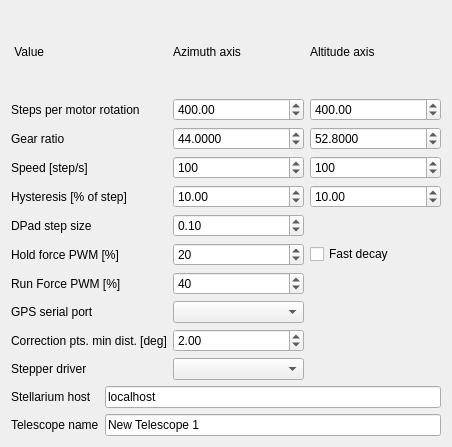
<?xml version="1.0" encoding="UTF-8"?>
<ui version="4.0">
 <class>PrefsDialog</class>
 <widget class="QDialog" name="PrefsDialog">
  <property name="geometry">
   <rect>
    <x>0</x>
    <y>0</y>
    <width>452</width>
    <height>447</height>
   </rect>
  </property>
  <property name="windowTitle">
   <string>Preferences</string>
  </property>
  <property name="windowIcon">
   <iconset resource="resource.qrc">
    <normaloff>:/mortar/icons/icon.ico</normaloff>:/mortar/icons/icon.ico</iconset>
  </property>
  <property name="locale">
   <locale language="English" country="UnitedStates"/>
  </property>
  <layout class="QGridLayout" name="gridLayout_2">
   <item row="2" column="0">
    <layout class="QGridLayout" name="gridLayout_3">
     <item row="0" column="0">
      <widget class="QLabel" name="label_8">
       <property name="text">
        <string>Stellarium host</string>
       </property>
      </widget>
     </item>
     <item row="1" column="0">
      <widget class="QLabel" name="label_9">
       <property name="text">
        <string>Telescope name</string>
       </property>
      </widget>
     </item>
     <item row="0" column="1">
      <widget class="QLineEdit" name="hostLineEdit">
       <property name="text">
        <string>localhost</string>
       </property>
      </widget>
     </item>
     <item row="1" column="1">
      <widget class="QLineEdit" name="telescopeLineEdit">
       <property name="text">
        <string>New Telescope 1</string>
       </property>
      </widget>
     </item>
    </layout>
   </item>
   <item row="0" column="0">
    <layout class="QGridLayout" name="gridLayout">
     <item row="6" column="2">
      <widget class="QCheckBox" name="decayCheckBox">
       <property name="enabled">
        <bool>true</bool>
       </property>
       <property name="text">
        <string>Fast decay</string>
       </property>
      </widget>
     </item>
     <item row="3" column="0">
      <widget class="QLabel" name="label_6">
       <property name="text">
        <string>Speed [step/s]</string>
       </property>
      </widget>
     </item>
     <item row="9" column="1">
      <widget class="QDoubleSpinBox" name="pointsDistSpinBox">
       <property name="minimum">
        <double>1.000000000000000</double>
       </property>
       <property name="maximum">
        <double>50.000000000000000</double>
       </property>
       <property name="value">
        <double>2.000000000000000</double>
       </property>
      </widget>
     </item>
     <item row="0" column="1">
      <widget class="QLabel" name="label_2">
       <property name="text">
        <string>Azimuth axis</string>
       </property>
      </widget>
     </item>
     <item row="5" column="0">
      <widget class="QLabel" name="label_12">
       <property name="text">
        <string>DPad step size</string>
       </property>
      </widget>
     </item>
     <item row="5" column="1">
      <widget class="QDoubleSpinBox" name="dpadStepSpinBox">
       <property name="minimum">
        <double>0.010000000000000</double>
       </property>
       <property name="maximum">
        <double>10.000000000000000</double>
       </property>
       <property name="singleStep">
        <double>0.100000000000000</double>
       </property>
       <property name="value">
        <double>0.100000000000000</double>
       </property>
      </widget>
     </item>
     <item row="0" column="2">
      <widget class="QLabel" name="label_3">
       <property name="text">
        <string>Altitude axis</string>
       </property>
      </widget>
     </item>
     <item row="9" column="0">
      <widget class="QLabel" name="label_14">
       <property name="text">
        <string>Correction pts. min dist. [deg]</string>
       </property>
      </widget>
     </item>
     <item row="2" column="2">
      <widget class="QDoubleSpinBox" name="altRatioSpinBox">
       <property name="decimals">
        <number>4</number>
       </property>
       <property name="minimum">
        <double>1.000000000000000</double>
       </property>
       <property name="maximum">
        <double>99999.990000000005239</double>
       </property>
       <property name="value">
        <double>52.799999999999997</double>
       </property>
      </widget>
     </item>
     <item row="0" column="0">
      <widget class="QLabel" name="label">
       <property name="text">
        <string> Value</string>
       </property>
      </widget>
     </item>
     <item row="1" column="2">
      <widget class="QDoubleSpinBox" name="altStepsSpinBox">
       <property name="maximum">
        <double>99999.000000000000000</double>
       </property>
       <property name="value">
        <double>400.000000000000000</double>
       </property>
      </widget>
     </item>
     <item row="6" column="0">
      <widget class="QLabel" name="label_10">
       <property name="text">
        <string>Hold force PWM [%]</string>
       </property>
      </widget>
     </item>
     <item row="7" column="0">
      <widget class="QLabel" name="label_11">
       <property name="text">
        <string>Run Force PWM [%]</string>
       </property>
      </widget>
     </item>
     <item row="4" column="1">
      <widget class="QDoubleSpinBox" name="aziHystSpinBox">
       <property name="maximum">
        <double>300.000000000000000</double>
       </property>
       <property name="value">
        <double>10.000000000000000</double>
       </property>
      </widget>
     </item>
     <item row="4" column="0">
      <widget class="QLabel" name="label_7">
       <property name="text">
        <string>Hysteresis [% of step]</string>
       </property>
      </widget>
     </item>
     <item row="7" column="1">
      <widget class="QSpinBox" name="runPWMSpinBox">
       <property name="minimum">
        <number>10</number>
       </property>
       <property name="maximum">
        <number>100</number>
       </property>
       <property name="value">
        <number>40</number>
       </property>
      </widget>
     </item>
     <item row="3" column="2">
      <widget class="QSpinBox" name="altSpeedSpinBox">
       <property name="minimum">
        <number>1</number>
       </property>
       <property name="maximum">
        <number>999</number>
       </property>
       <property name="value">
        <number>100</number>
       </property>
      </widget>
     </item>
     <item row="2" column="1">
      <widget class="QDoubleSpinBox" name="aziRatioSpinBox">
       <property name="decimals">
        <number>4</number>
       </property>
       <property name="minimum">
        <double>1.000000000000000</double>
       </property>
       <property name="maximum">
        <double>99999.990000000005239</double>
       </property>
       <property name="value">
        <double>44.000000000000000</double>
       </property>
      </widget>
     </item>
     <item row="6" column="1">
      <widget class="QSpinBox" name="holdPWMSpinBox">
       <property name="minimum">
        <number>1</number>
       </property>
       <property name="maximum">
        <number>100</number>
       </property>
       <property name="value">
        <number>20</number>
       </property>
      </widget>
     </item>
     <item row="1" column="0">
      <widget class="QLabel" name="label_4">
       <property name="text">
        <string>Steps per motor rotation</string>
       </property>
      </widget>
     </item>
     <item row="2" column="0">
      <widget class="QLabel" name="label_5">
       <property name="text">
        <string>Gear ratio</string>
       </property>
      </widget>
     </item>
     <item row="1" column="1">
      <widget class="QDoubleSpinBox" name="aziStepsSpinBox">
       <property name="maximum">
        <double>99999.000000000000000</double>
       </property>
       <property name="value">
        <double>400.000000000000000</double>
       </property>
      </widget>
     </item>
     <item row="8" column="0">
      <widget class="QLabel" name="label_13">
       <property name="text">
        <string>GPS serial port</string>
       </property>
      </widget>
     </item>
     <item row="4" column="2">
      <widget class="QDoubleSpinBox" name="altHystSpinBox">
       <property name="maximum">
        <double>300.000000000000000</double>
       </property>
       <property name="value">
        <double>10.000000000000000</double>
       </property>
      </widget>
     </item>
     <item row="8" column="1">
      <widget class="QComboBox" name="portsComboBox"/>
     </item>
     <item row="3" column="1">
      <widget class="QSpinBox" name="aziSpeedSpinBox">
       <property name="minimum">
        <number>1</number>
       </property>
       <property name="maximum">
        <number>999</number>
       </property>
       <property name="singleStep">
        <number>1</number>
       </property>
       <property name="value">
        <number>100</number>
       </property>
      </widget>
     </item>
     <item row="10" column="1">
      <widget class="QComboBox" name="driverComboBox"/>
     </item>
     <item row="10" column="0">
      <widget class="QLabel" name="label_15">
       <property name="text">
        <string>Stepper driver</string>
       </property>
      </widget>
     </item>
    </layout>
   </item>
  </layout>
 </widget>
 <resources>
  <include location="resource.qrc"/>
 </resources>
 <connections/>
</ui>
